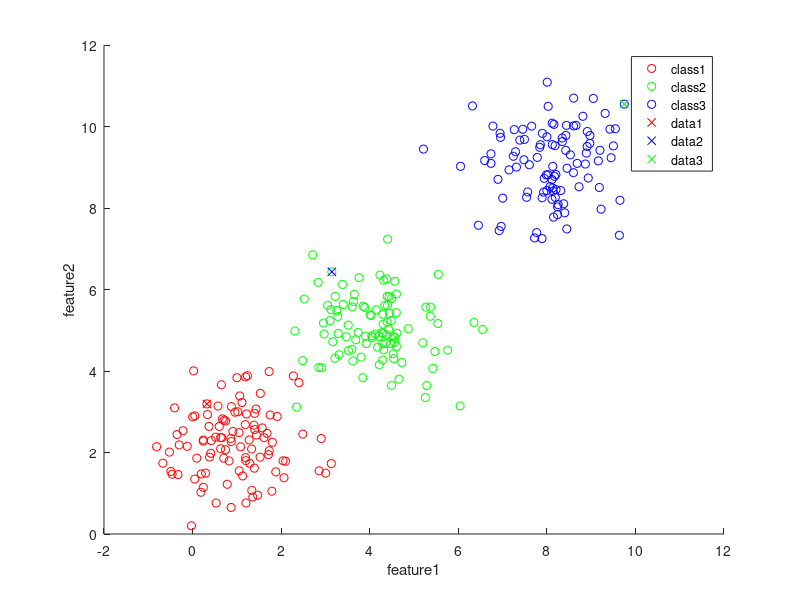
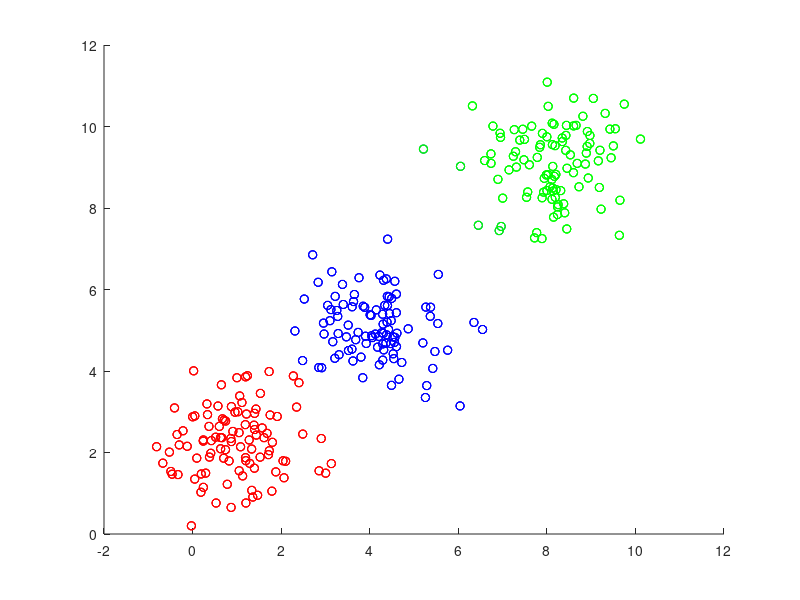

Reproduce these figures in MATLAB, in order.
clear,clc;
close all;
%% Synthetic Data
% Generating Class1
class1(:,1)=1+0.8*randn(100,1);
class1(:,2)=2+0.8*randn(100,1);

% Generating Class2
class2(:,1)=4+0.8*randn(100,1);
class2(:,2)=5+0.8*randn(100,1);

% G0enerating Class3
class3(:,1)=8+0.8*randn(100,1);
class3(:,2)=9+0.8*randn(100,1);

%Plot
figure(1);
scatter(class1(:,1),class1(:,2),'r');
xlabel('feature1'); ylabel('feature2'); zlabel('feature3');
hold on;
scatter(class2(:,1),class2(:,2),'g');
scatter(class3(:,1),class3(:,2),'b');
legend('class1','class2','class3');

%% K means Algorothm
k=3;
X(1:100,:)=class1;
X(101:200,:)=class2;
X(201:300,:)=class3;
Axis=axis;
xmin=Axis(1);
xMax=Axis(2);
ymin=Axis(3);
yMax=Axis(4);

%Initial guessing cetroid
%x=(xMax-xmin).*rand(k,1)+xmin;
%y=(yMax-ymin).*rand(k,1)+ymin;
x(1)=class1(1,1);
y(1)=class1(1,2);
x(2)=class2(1,1);
y(2)=class2(1,2);
x(3)=class3(1,1);
y(3)=class3(1,2);
plot(x(1),y(1),'rx');
plot(x(2),y(2),'bx');
plot(x(3),y(3),'gx');

time=0;
isChanged=true;
while(isChanged)
    time=time+1;
    isChanged=false;
    if(time~=1)
        C1=X(find(X(:,3)==1),:);
        C2=X(find(X(:,3)==2),:);
        C3=X(find(X(:,3)==3),:);
        x(1)=mean(C1(:,1));
        y(1)=mean(C1(:,2));
        x(2)=mean(C2(:,1));
        y(2)=mean(C2(:,2));
        x(3)=mean(C3(:,1));
        y(3)=mean(C3(:,2));
        figure(2);
        hold on;
        scatter(C1(:,1),C1(:,2),'r');
        scatter(C2(:,1),C2(:,2),'b');
        scatter(C3(:,1),C3(:,2),'g');
    end
    for i=1:size(X,1)
        min=100000000;
        for j=1:k
            D=[X(i,1),X(i,2);x(j),y(j)];
            distance=pdist(D,'euclidean');
            if(distance<min)
                min=distance;
                min_index=j;
            end
        end
        if(time~=1)
            if(X(i,3)~=min_index)
                isChanged=true;
                X(i,3) = min_index;
            end
        else
            X(i,3) = min_index;
            isChanged=true;
        end
    end
end

C1=X(find(X(:,3)==1),:);
C2=X(find(X(:,3)==2),:);
C3=X(find(X(:,3)==3),:);
figure(2);
hold on;
scatter(C1(:,1),C1(:,2),'r');
scatter(C2(:,1),C2(:,2),'b');
scatter(C3(:,1),C3(:,2),'g');
